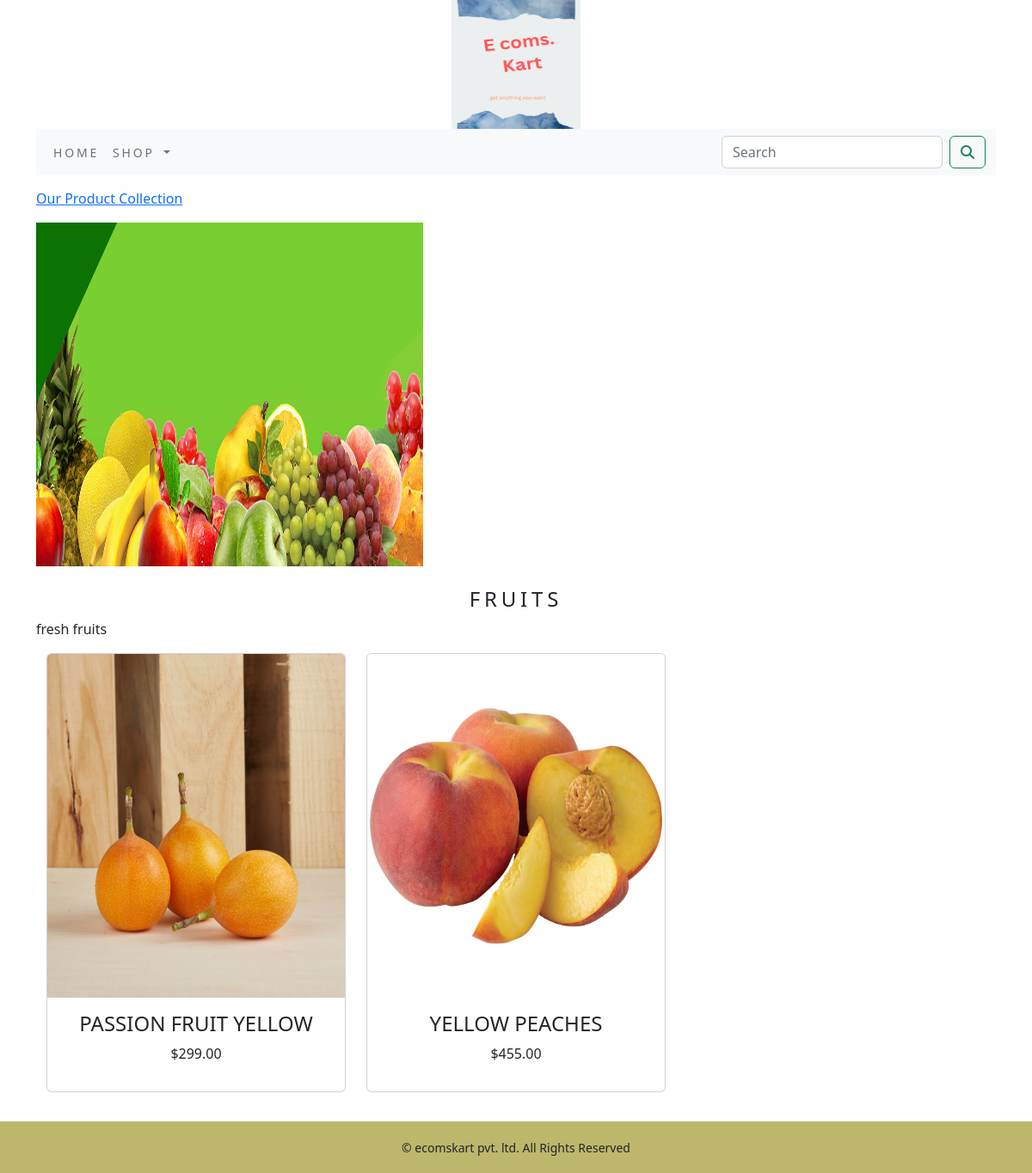
The app's page /shop/fruits/ with its own data.
### ecomapp/models.py (models this page shows, shortened)
class Category(models.Model):
    name=models.CharField(max_length=250,unique=True)
    slug=models.SlugField(max_length=250,unique=True)
    description=models.TextField(blank=True)
    image=models.ImageField(upload_to='category',blank=True)
    class Meta:
        ordering=('name',)
        verbose_name='category'
        verbose_name_plural='categories'
    def get_url(self):
        return reverse('ecomapp:products_by_category',args=[self.slug])

class Product(models.Model):
    name=models.CharField(max_length=250,unique=True)
    slug=models.SlugField(max_length=250,unique=True)
    description=models.TextField(blank=True)
    price=models.DecimalField(max_digits=10,decimal_places=2)
    category=models.ForeignKey(Category,on_delete=models.CASCADE)
    image=models.ImageField(upload_to='products',blank=True)
    stock=models.IntegerField()
    available=models.BooleanField(default=True)
    created=models.DateTimeField(auto_now_add=True)
    updated=models.DateTimeField(auto_now=True)
    class Meta:
        ordering=('name',)
        verbose_name='product'
        verbose_name_plural='products'
    def get_url(self):
        return reverse('ecomapp:prodCatdetail',args=[self.category.slug,self.slug])

### ecomapp/views.py (the view)
# urls.py: path('',views.allProdCat,name='allProdCat'),
def allProdCat(request,c_slug=None):
    c_page=None
    products_list=None
    if c_slug != None:
        c_page=get_object_or_404(Category,slug=c_slug)
        products_list=Product.objects.all().filter(category=c_page,available=True)
    else:
        products_list=Product.objects.all().filter(available=True)
    paginator=Paginator(products_list,6)
    try:
        page=int(request.GET.get('page','1'))
    except:
        page=1
    try:
        products=paginator.page(page)
    except (EmptyPage,InvalidPage):
        products = Paginator.page(paginator.num_pages)
    return render(request,'category.html',{'category':c_page,'products':products})

### cart/context_processors.py (called while the page is built)
def counter(request):
    item_count=0
    if 'admin' in request.path:
        return {}
    else:
        try:
            cart=Cart.objects.filter(cart_id=_cart_id(request))
            cart_items=CartItem.objects.all().filter(cart=cart[:1])
            for cart_item in cart_items:
                item_count += cart_item.quantity
        except Cart.DoesNotExist:
            item_count=0
    return dict(item_count=item_count)

### cart/views.py (called while the page is built)
def _cart_id(request):
    cart=request.session.session_key
    if not cart:
        cart = request.session.create()
    return cart

### ecomapp/context_processors.py (called while the page is built)
def menu_links(request):
    links=Category.objects.all()
    return dict(links=links)

### templates/category.html (shortened to what this page needs)
{% extends 'base.html' %}
{% load static %}
{% block content %}
{% if category %}
    <div>
        <div class="row my_row_class">
            <div class="mx_auto">
            <p><a href="{% url 'ecomapp:allProdCat' %}">Our Product Collection</a></p>
            </div>
        </div>
    </div>
{% endif %}
<div class="mx_auto">
    {% if category %}
        <img class="my_image" src="{{ category.image.url}}" alt="{{category.name}}" width="1000" height="300">
</div>
<br>
<div>
    <h1 class="text-center my_title">{{category.name}}</h1>
    <p class="text-justify">{{category.description}}</p>
</div>
    {% endif %}
<div class="container">
    <div class="row mx_auto">
        {% for product in products.object_list %}
        <div class="my_bottom_margin  col-9 col-sm-12 col-md-4 col-md-12 col-lg-4">
            <div class="card text-center" style="min-width:18rem;">
                <a href="{{product.get_url}}"> <img class="card-img-top my_image" src="{{product.image.url}}" alt="{{product.image.url}}" ></a>
                <div class="card-body">
                    <h4>{{product.name}}</h4>
                    <p>${{product.price}}</p>
                </div>
            </div>
        </div>
        {% endfor %}
    </div>
    <br>
</div>
{% endblock %}

### static/css/custom.css (style rules this page uses)
body { font-family: 'Poor Story', cursive; }
.my_row_class { padding-top : 15px; }
.my_image { width : 450px; height : 400px; }
.my_title { font-size : 24px; text-transform : uppercase; letter-spacing : .2em; }
.my_bottom_margin { margin-bottom:10px; }
.card-body h4 { font size: 14px; text-transform: uppercase; letter-transform: .2em; }

### records on screen
Category: image (picture), name "FRUITS", description "fresh fruits"
Product: image (picture), name "PASSION FRUIT YELLOW", price "299.00"
Product: image (picture), name "YELLOW PEACHES", price "455.00"
